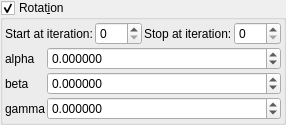
    <widget class="MyGroupBox" name="groupCheck_transf_function_enabledR_false">
     <property name="toolTip">
      <string/>
     </property>
     <property name="title">
      <string>Rotat&amp;ion</string>
     </property>
     <property name="checkable">
      <bool>true</bool>
     </property>
     <layout class="QVBoxLayout" name="verticalLayout_31" stretch="0,0">
      <property name="spacing">
       <number>2</number>
      </property>
      <property name="leftMargin">
       <number>2</number>
      </property>
      <property name="topMargin">
       <number>2</number>
      </property>
      <property name="rightMargin">
       <number>2</number>
      </property>
      <property name="bottomMargin">
       <number>2</number>
      </property>
      <item>
       <layout class="QGridLayout" name="gridLayout_66">
        <property name="spacing">
         <number>2</number>
        </property>
        <item row="0" column="1">
         <widget class="MySpinBox" name="spinboxInt_transf_start_iterations_R">
          <property name="sizePolicy">
           <sizepolicy hsizetype="Minimum" vsizetype="Maximum">
            <horstretch>0</horstretch>
            <verstretch>0</verstretch>
           </sizepolicy>
          </property>
          <property name="maximum">
           <number>999</number>
          </property>
         </widget>
        </item>
        <item row="0" column="0">
         <widget class="QLabel" name="label_249">
          <property name="text">
           <string>Start at iteration:</string>
          </property>
         </widget>
        </item>
        <item row="0" column="3">
         <widget class="MySpinBox" name="spinboxInt_transf_stop_iterations_R">
          <property name="sizePolicy">
           <sizepolicy hsizetype="Minimum" vsizetype="Maximum">
            <horstretch>0</horstretch>
            <verstretch>0</verstretch>
           </sizepolicy>
          </property>
          <property name="maximum">
           <number>999</number>
          </property>
         </widget>
        </item>
        <item row="0" column="2">
         <widget class="QLabel" name="label_248">
          <property name="text">
           <string>Stop at iteration:</string>
          </property>
         </widget>
        </item>
       </layout>
      </item>
      <item>
       <layout class="QGridLayout" name="gridLayout_10" columnstretch="0,1">
        <property name="spacing">
         <number>2</number>
        </property>
        <item row="1" column="0">
         <widget class="QLabel" name="label_39">
          <property name="text">
           <string notr="true">beta</string>
          </property>
         </widget>
        </item>
        <item row="1" column="1">
         <widget class="MyDoubleSpinBox" name="spinboxd3_transf_rotation_y">
          <property name="sizePolicy">
           <sizepolicy hsizetype="Minimum" vsizetype="Maximum">
            <horstretch>0</horstretch>
            <verstretch>0</verstretch>
           </sizepolicy>
          </property>
          <property name="prefix">
           <string/>
          </property>
          <property name="suffix">
           <string/>
          </property>
          <property name="decimals">
           <number>6</number>
          </property>
          <property name="minimum">
           <double>-36000.000000000000000</double>
          </property>
          <property name="maximum">
           <double>36000.000000000000000</double>
          </property>
          <property name="singleStep">
           <double>1.000000000000000</double>
          </property>
         </widget>
        </item>
        <item row="2" column="1">
         <widget class="MyDoubleSpinBox" name="spinboxd3_transf_rotation_z">
          <property name="sizePolicy">
           <sizepolicy hsizetype="Minimum" vsizetype="Maximum">
            <horstretch>0</horstretch>
            <verstretch>0</verstretch>
           </sizepolicy>
          </property>
          <property name="prefix">
           <string/>
          </property>
          <property name="suffix">
           <string/>
          </property>
          <property name="decimals">
           <number>6</number>
          </property>
          <property name="minimum">
           <double>-36000.000000000000000</double>
          </property>
          <property name="maximum">
           <double>36000.000000000000000</double>
          </property>
          <property name="singleStep">
           <double>1.000000000000000</double>
          </property>
         </widget>
        </item>
        <item row="0" column="1">
         <widget class="MyDoubleSpinBox" name="spinboxd3_transf_rotation_x">
          <property name="sizePolicy">
           <sizepolicy hsizetype="Minimum" vsizetype="Maximum">
            <horstretch>0</horstretch>
            <verstretch>0</verstretch>
           </sizepolicy>
          </property>
          <property name="prefix">
           <string/>
          </property>
          <property name="suffix">
           <string/>
          </property>
          <property name="decimals">
           <number>6</number>
          </property>
          <property name="minimum">
           <double>-36000.000000000000000</double>
          </property>
          <property name="maximum">
           <double>36000.000000000000000</double>
          </property>
          <property name="singleStep">
           <double>1.000000000000000</double>
          </property>
         </widget>
        </item>
        <item row="0" column="0">
         <widget class="QLabel" name="label_40">
          <property name="text">
           <string notr="true">alpha</string>
          </property>
         </widget>
        </item>
        <item row="2" column="0">
         <widget class="QLabel" name="label_38">
          <property name="text">
           <string notr="true">gamma</string>
          </property>
         </widget>
        </item>
       </layout>
      </item>
     </layout>
    </widget>
